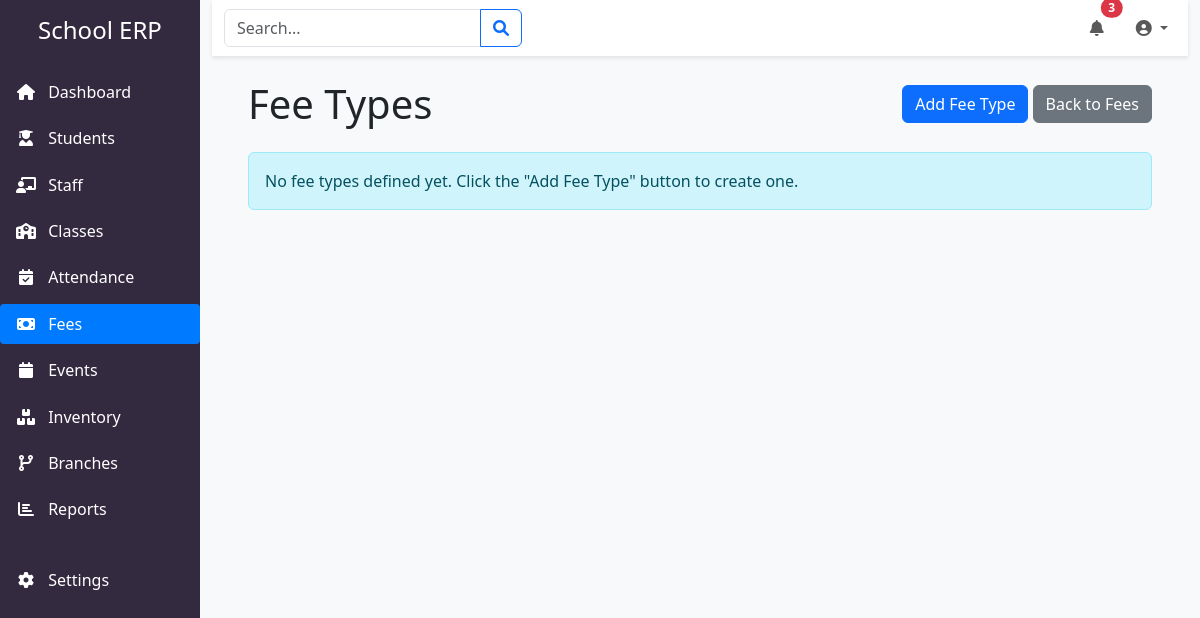
/fees/types, run on an earlier commit of the app's database.
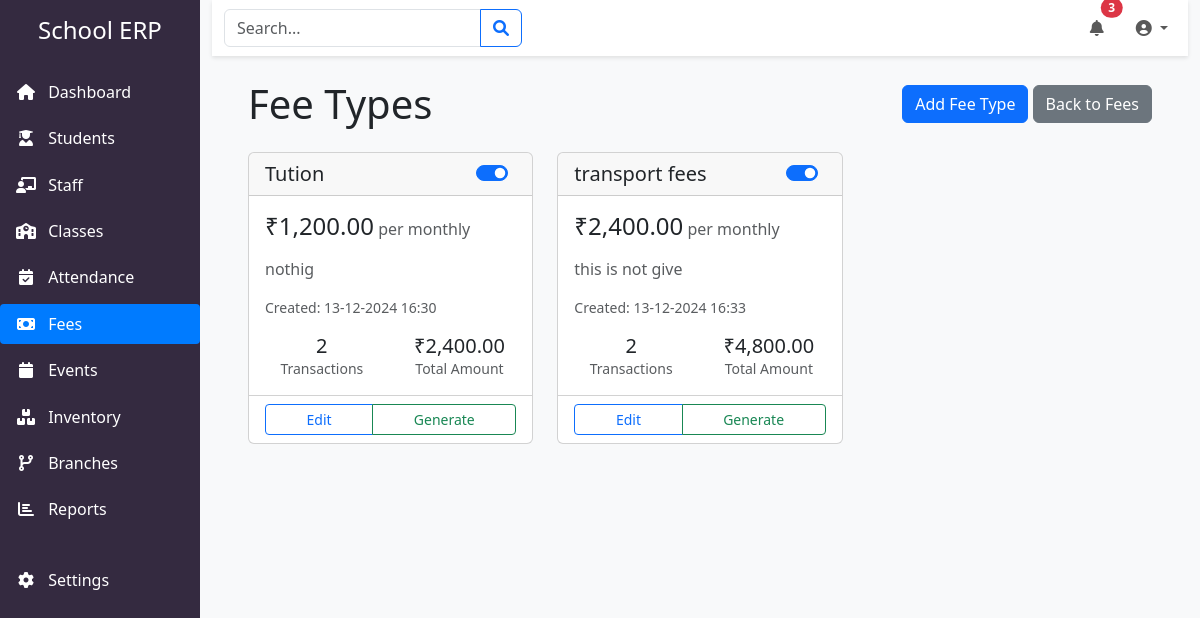
And on a later commit of the database.
### app/models/models.py (models this page shows, shortened)
class FeeType(db.Model):
    __tablename__ = 'fee_type'
    id = db.Column(db.Integer, primary_key=True)
    name = db.Column(db.String(50), nullable=False, unique=True)
    description = db.Column(db.Text)
    amount = db.Column(db.Float, nullable=False)
    frequency = db.Column(db.Enum('MONTHLY', 'QUARTERLY', 'YEARLY', 'ONE_TIME', name='fee_frequency'), nullable=False)
    is_active = db.Column(db.Boolean, default=True)
    created_at = db.Column(db.DateTime, default=datetime.utcnow)
    transactions = db.relationship('FeeTransaction', backref='fee_type', lazy=True)
    def to_dict(self):
        return {
            'id': self.id,
            'name': self.name,
            'amount': float(self.amount),
            'frequency': self.frequency,
            'description': self.description,
            'is_active': self.is_active,
            'created_at': self.created_at.isoformat() if self.created_at else None,
            'updated_at': self.updated_at.isoformat() if hasattr(self, 'updated_at') and self.updated_at else None
        }

### app/routes/fees.py (the view)
@bp.route('/types')
def list_fee_types():
    fee_types = FeeType.query.all()
    fee_types_dict = [fee_type.to_dict() for fee_type in fee_types]
    return render_template('fees/types.html',
                         fee_types=fee_types,           # For normal template use
                         fee_types_json=fee_types_dict)

### app/templates/fees/types.html (shortened to what this page needs)
{% extends "base.html" %}
{% block content %}
<div class="container">
    <div class="d-flex justify-content-between align-items-center mb-4">
        <div>
            <h1 class="mb-0">Fee Types</h1>
        </div>
        <div>
            <button type="button" class="btn btn-primary" data-bs-toggle="modal" data-bs-target="#addFeeTypeModal">
                Add Fee Type
            </button>
            <a href="{{ url_for('fees.list_fees') }}" class="btn btn-secondary">
                Back to Fees
            </a>
        </div>
    </div>
    <div class="row">
        {% for fee_type in fee_types %}
        <div class="col-md-4 mb-4">
            <div class="card h-100">
                <div class="card-header d-flex justify-content-between align-items-center">
                    <h5 class="card-title mb-0">{{ fee_type.name }}</h5>
                    <div class="form-check form-switch">
                        <input class="form-check-input" type="checkbox"
                               {% if fee_type.is_active %}checked{% endif %}
                               onchange="toggleFeeType({{ fee_type.id }}, this.checked)">
                    </div>
                </div>
                <div class="card-body">
                    <div class="mb-3">
                        <span class="h4">₹{{ fee_type.amount|format_money }}</span>
                        <span class="text-muted">per {{ fee_type.frequency|lower }}</span>
                    </div>
                    {% if fee_type.description %}
                    <p class="text-muted mb-3">{{ fee_type.description }}</p>
                    {% endif %}
                    <div class="small text-muted mb-3">
                        Created: {{ fee_type.created_at|datetime }}
                    </div>
                    <div class="row text-center">
                        <div class="col">
                            <div class="h5 mb-0">{{ fee_type.transactions|length }}</div>
                            <div class="small text-muted">Transactions</div>
                        </div>
                        <div class="col">
                            <div class="h5 mb-0">
                                ₹{{ (fee_type.transactions|sum(attribute='amount')|default(0))|format_money }}
                            </div>
                            <div class="small text-muted">Total Amount</div>
                        </div>
                    </div>
                </div>
                <div class="card-footer bg-transparent">
                    <div class="btn-group w-100">
                        <button class="btn btn-outline-primary btn-sm"
                                onclick="editFeeType({{ fee_type.id }})"
                                {% if not fee_type.is_active %}disabled{% endif %}>
                            Edit
                        </button>
                        <button class="btn btn-outline-success btn-sm"
                                onclick="generateFees({{ fee_type.id }})"
                                {% if not fee_type.is_active %}disabled{% endif %}>
                            Generate
                        </button>
                    </div>
                </div>
            </div>
        </div>
        {% else %}
        <div class="col-12">
            <div class="alert alert-info">
                No fee types defined yet. Click the "Add Fee Type" button to create one.
            </div>
        </div>
        {% endfor %}
    </div>
</div>
{% endblock %}

### app/templates/base.html (shortened to what this page needs)
<!DOCTYPE html>
<html lang="en">
<head>
    <link href="https://cdn.jsdelivr.net/npm/bootstrap@5.3.0/dist/css/bootstrap.min.css" rel="stylesheet">
    <link href="https://cdnjs.cloudflare.com/ajax/libs/font-awesome/6.0.0/css/all.min.css" rel="stylesheet">
</head>
<body>
    <div class="container-fluid">
        <div class="row">
            <div class="col-md-2 px-0 position-fixed sidebar">
                <div class="text-center mb-4">
                    <h4 class="text-white">School ERP</h4>
                </div>
                <ul class="nav flex-column">
                    <li class="nav-item">
                        <a class="nav-link {% if request.endpoint == 'main.index' %}active{% endif %}"
                           href="{{ url_for('main.index') }}">
                            <i class="fas fa-home"></i> Dashboard
                        </a>
                    </li>
                    <li class="nav-item">
                        <a class="nav-link {% if 'student.' in request.endpoint %}active{% endif %}"
                           href="{{ url_for('student.list_students') }}">
                            <i class="fas fa-user-graduate"></i> Students
                        </a>
                    </li>
                    <li class="nav-item">
                        <a class="nav-link {% if 'staff.' in request.endpoint %}active{% endif %}"
                           href="{{ url_for('staff.list_staff') }}">
                            <i class="fas fa-chalkboard-teacher"></i> Staff
                        </a>
                    </li>
                    <li class="nav-item">
                        <a class="nav-link {% if 'class.' in request.endpoint %}active{% endif %}"
                           href="{{ url_for('class.list_classes') }}">
                            <i class="fas fa-school"></i> Classes
                        </a>
                    </li>
                    <li class="nav-item">
                        <a class="nav-link {% if 'attendance.' in request.endpoint %}active{% endif %}"
                           href="{{ url_for('attendance.dashboard') }}">
                            <i class="fas fa-calendar-check"></i> Attendance
                        </a>
                    </li>
                    <li class="nav-item">
                        <a class="nav-link {% if 'fees.' in request.endpoint %}active{% endif %}"
                           href="{{ url_for('fees.list_fees') }}">
                            <i class="fas fa-money-bill"></i> Fees
                        </a>
                    </li>
                    <li class="nav-item">
                        <a class="nav-link {% if 'events.' in request.endpoint %}active{% endif %}"
                           href="{{ url_for('events.list_events') }}">
                            <i class="fas fa-calendar"></i> Events
                        </a>
                    </li>
                    <li class="nav-item">
                        <a class="nav-link {% if 'inventory.' in request.endpoint %}active{% endif %}"
                           href="{{ url_for('inventory.list_inventory') }}">
                            <i class="fas fa-boxes"></i> Inventory
                        </a>
                    </li>
                    <li class="nav-item">
                        <a class="nav-link {% if 'branch.' in request.endpoint %}active{% endif %}"
                           href="{{ url_for('branch.list_branches') }}">
                            <i class="fas fa-code-branch"></i> Branches
                        </a>
                    </li>
                    <li class="nav-item">
                        <a class="nav-link" href="#">
                            <i class="fas fa-chart-bar"></i> Reports
                        </a>
                    </li>
                    <li class="nav-item mt-4">
                        <a class="nav-link" href="#">
                            <i class="fas fa-cog"></i> Settings
                        </a>
                    </li>
                </ul>
            </div>
            <div class="col-md-10 offset-md-2 main-content">
                <nav class="navbar navbar-expand-lg navbar-light">
                    <div class="container-fluid">
                        <form class="d-flex me-auto">
                            <div class="input-group">
                                <input type="search" class="form-control" placeholder="Search...">
                                <button class="btn btn-outline-primary" type="submit">
                                    <i class="fas fa-search"></i>
                                </button>
                            </div>
                        </form>
                        <ul class="navbar-nav">
                            <li class="nav-item dropdown me-3">
                                <a class="nav-link" href="#" role="button" data-bs-toggle="dropdown">
                                    <i class="fas fa-bell"></i>
                                    <span class="position-absolute top-0 start-100 translate-middle badge rounded-pill bg-danger">
                                        3
                                    </span>
                                </a>
                            </li>
                            <li class="nav-item dropdown">
                                <a class="nav-link dropdown-toggle" href="#" role="button" data-bs-toggle="dropdown">
                                    <i class="fas fa-user-circle"></i>
                                </a>
                            </li>
                        </ul>
                    </div>
                </nav>
                <div class="p-4">
                    {% block content %}{% endblock %}
                </div>
            </div>
        </div>
    </div>
</body>
</html>

### app/templates/base.html (style rules this page uses)
:root { --sidebar-bg: #342a40; --sidebar-hover: rgba(255,255,255,0.1); --active-link: #007bff; --content-bg: #f8f9fa; }
.sidebar { min-height: 100vh; background-color: var(--sidebar-bg); padding-top: 1rem; position: fixed; z-index: 1000; }
.sidebar .nav-link { color: #fff; padding: 0.5rem 1rem; margin: 0.2rem 0; transition: all 0.3s ease; }
.sidebar .nav-link.active { background-color: var(--active-link); border-radius: 4px; }
.sidebar .nav-link i { margin-right: 0.5rem; width: 20px; text-align: center; }
.main-content { min-height: 100vh; background-color: var(--content-bg); }
.navbar { box-shadow: 0 2px 4px rgba(0,0,0,0.1); background-color: #fff; position: sticky; top: 0; z-index: 999; }

What changed in the data, as far as the page shows it:
added FeeType: name "Tution", is_active "☑", amount "1,200.00", frequency "monthly", description "nothig", created_at "13-12-2024 16:30", transactions|length "2", transactions "2,400.00"
added FeeType: name "transport fees", is_active "☑", amount "2,400.00", frequency "monthly", description "this is not give", created_at "13-12-2024 16:33", transactions|length "2", transactions "4,800.00"
Also different on the page:
text no longer shown: "No fee types defined yet. Click the \"Add Fee Type\" button to create one."
